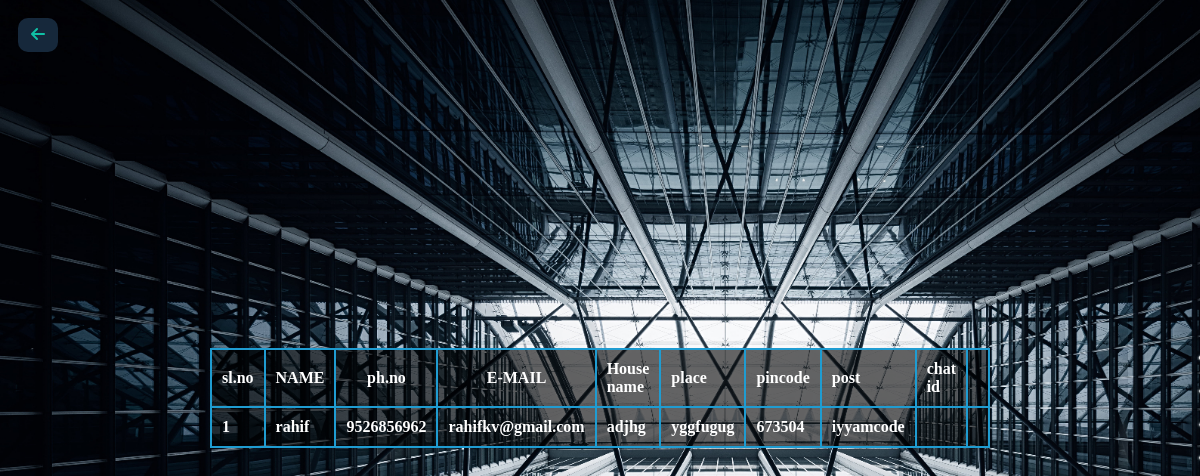
Page /viewuser on the committed database.
### theftdetection_app/models.py (models this page shows)
class UserTable(models.Model):
    LOGIN = models.ForeignKey(LoginTable, on_delete=models.CASCADE)
    Name = models.CharField(max_length=30, blank=True, null=True)
    user_id = models.BigIntegerField( blank=True, null=True)
    phonenumber = models.BigIntegerField(blank=True, null=True)
    email = models.CharField(max_length=20, blank=True, null=True)
    house_name = models.CharField(max_length=20, blank=True, null=True)
    place = models.CharField(max_length=15, blank=True, null=True)
    pincode = models.BigIntegerField( blank=True, null=True)
    post =  models.CharField(max_length=15, blank=True, null=True)

### theftdetection_app/views.py (the view)
# urls.py: path('viewuser',ViewUser.as_view(),name="viewuser"),
class ViewUser(View):
    def get(self,request):
         obj = UserTable.objects.all()
         return render(request,"administration/view user.html", {'val': obj})

### templates/administration/view user.html (shortened to what this page needs)
{% load static %}
<!DOCTYPE html>
<html lang="en">
<head>
<link rel="stylesheet" href="{% static 'policestation.css' %}">
<link href='https://unpkg.com/boxicons@2.1.4/css/boxicons.min.css' rel='stylesheet'>
<link rel="stylesheet" href="https://cdnjs.cloudflare.com/ajax/libs/font-awesome/6.7.1/css/all.min.css">
</head>
<body>
    <a href="#" class="back-btn" onclick="history.back()"> <i class="fa-solid fa-arrow-left"></i></a>
    <table>
        <thead>
            <tr>
                <th>sl.no</th>
                <th>NAME</th>
                <th>ph.no</th>
                <th>E-MAIL</th>
                <td>House name</td>
                <td>place</td>
                <td>pincode</td>
                <td>post</td>
                <td>chat id</td>
                <th></th>
            </tr>
    </thead>
    <tbody>
        {% for i in val %}
        <tr>
            <td>{{ forloop.counter }}</td>
            <td>{{ i.Name }}</td>
            <td>{{ i.phonenumber }}</td>
            <td>{{ i.email }}</td>
            <td>{{ i.house_name }}</td>
            <td>{{ i.place }}</td>
            <td>{{ i.pincode }}</td>
            <td>{{ i.post }}</td>
            <td>{{ i.chat_id }}</td>
        </tr>
        {% endfor %}
    </tbody>
</table>
</body>
</html>

### static/policestation.css (style rules this page uses)
body { background-image: url(1.jpg); background-repeat: no-repeat; background-size: cover; display: flex; justify-content: center; height: 100vh; align-items: center; position: relative; }
.back-btn { text-decoration: none; background-color: rgba(28, 51, 73, 0.8); padding: 8px 13px; border-radius: 10px; color: rgb(16, 192, 165); position:absolute; top: 10px; left: 10px; }
table { width: 45%; border-collapse: collapse; margin-bottom:20px ; background-color: rgba(0, 0, 0, 0.6); }
table,th,td { border: 2px solid rgb(31, 156, 209); color:white; font-weight: bold; padding: 10px; }

### rows in the picture
UserTable: Name "rahif", phonenumber "9526856962", email "rahifkv@gmail.com", house_name "adjhg", place "yggfugug", pincode "673504", post "iyyamcode"
